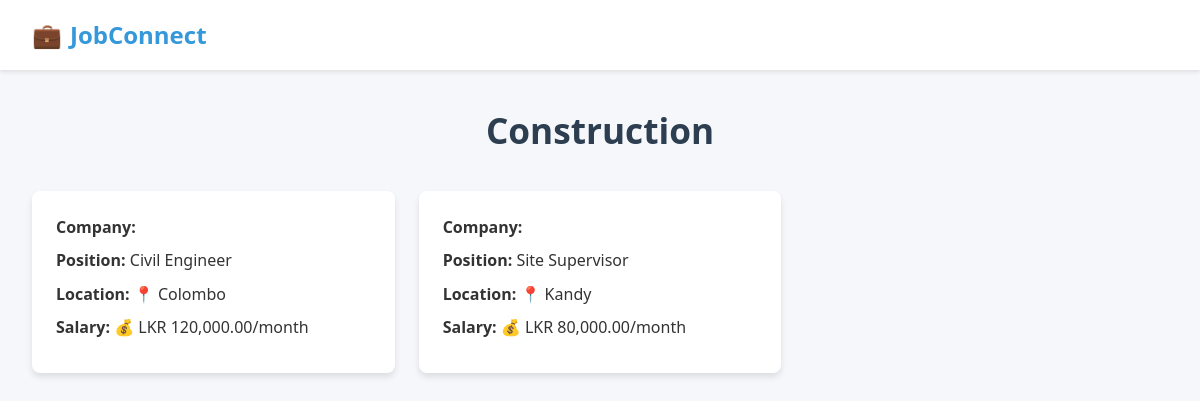
Screenshot of /customer/jobfield.php?field_id=28 with the database file from the repository.
### tables this page shows
CREATE TABLE `field` (
  `field_id` int(11) NOT NULL,
  `field_name` varchar(255) NOT NULL
);

CREATE TABLE `job` (
  `job_id` int(11) NOT NULL,
  `job_field` int(11) DEFAULT NULL,
  `job_role` varchar(255) NOT NULL,
  `company_name` varchar(255) DEFAULT NULL,
  `branch` varchar(255) DEFAULT NULL,
  `reg_no` varchar(50) DEFAULT NULL,
  `location` text DEFAULT NULL,
  `phone` varchar(20) DEFAULT NULL,
  `salary` decimal(10,2) DEFAULT NULL,
  `requirements` text DEFAULT NULL,
  `description` text DEFAULT NULL,
  `deadline` datetime DEFAULT NULL,
  `post` datetime NOT NULL DEFAULT current_timestamp() ON UPDATE current_timestamp()
);

### customer/jobfield.php (the view, shortened to what this page needs)
<?php
require_once "../connect.php";
$field_id = isset($_GET['field_id']) ? intval($_GET['field_id']) : 0;
$field_query = "SELECT field_name FROM field WHERE field_id = $field_id";
$field_result = $con->query($field_query);
$field_name = ($field_result && $field_result->num_rows > 0) ? $field_result->fetch_assoc()['field_name'] : 'Unknown Field';
$jobs_query = "SELECT j.job_id, j.job_role, j.location, j.salary, j.company_name
               FROM job j
               WHERE j.job_field = $field_id";
$jobs_result = $con->query($jobs_query);
?>
<!DOCTYPE html>
<html lang="en">
<head>
    <link href="customerhome.css" rel="stylesheet">
</head>
<body>
    <header class="main-header">
        <div class="header-container">
            <div class="logo-container">
                <a href="customerhome.php" class="brand-logo">
                    <span class="icon">💼</span>
                    <span>JobConnect</span>
                </a>
            </div>
        </div>
    </header>
    <main class="main-content">
        <div class="page-header-content">
            <h1 class="page-title"><?php echo htmlspecialchars($field_name); ?></h1>
        </div>
        <section>
            <div class="job-grid-container">
                <div class="job-grid">
                    <?php if ($jobs_result && $jobs_result->num_rows > 0) {
                        while ($job = $jobs_result->fetch_assoc()) { ?>
                            <a href="job.php?job_id=<?php echo $job['job_id']; ?>" class="job-card-link">
                                <div class="job-card">
                                    <div class="job-card-content">
                                        <p><strong>Company:</strong> <?php echo htmlspecialchars($job['company_name']); ?></p>
                                        <p><strong>Position:</strong> <?php echo htmlspecialchars($job['job_role']); ?></p>
                                        <p><strong>Location:</strong> 📍 <?php echo htmlspecialchars($job['location']); ?></p>
                                        <p><strong>Salary:</strong> 💰 LKR <?php echo number_format($job['salary'], 2); ?>/month</p>
                                    </div>
                                </div>
                            </a>
                        <?php }
                    } ?>
                </div>
            </div>
        </section>
    </main>
</body>
</html>

### customer/customerhome.css (style rules this page uses)
:root { --primary-color: #3498db; --primary-dark: #2980b9; --secondary-color: #2c3e50; --success-color: #2ecc71; --danger-color: #e74c3c; --warning-color: #f39c12; --text-color: #333333; --light-text: #7f8c8d; --bg-color: #f5f7fa; --card-bg: #ffffff; --border-color: #dfe4ea; --shadow: 0 4px 6px rgba(0, 0, 0, 0.1); --radius: 8px; --transition: all 0.3s ease; }
* { box-sizing: border-box; margin: 0; padding: 0; }
body { font-family: 'Segoe UI', Tahoma, Geneva, Verdana, sans-serif; background-color: var(--bg-color); color: var(--text-color); line-height: 1.6; }
.main-header { background-color: var(--card-bg); box-shadow: 0 2px 4px rgba(0, 0, 0, 0.1); position: sticky; top: 0; z-index: 100; }
.header-container { display: flex; justify-content: space-between; align-items: center; padding: 1rem 2rem; max-width: 1200px; margin: 0 auto; }
.logo-container { display: flex; align-items: center; }
.brand-logo { display: flex; align-items: center; text-decoration: none; color: var(--primary-color); font-weight: bold; font-size: 1.5rem; }
.brand-logo .icon { margin-right: 0.5rem; font-size: 1.5rem; }
.main-content { max-width: 1200px; margin: 0 auto; padding: 2rem; }
.page-header-content { margin-bottom: 2rem; text-align: center; }
.page-title { font-size: 2.2rem; color: var(--secondary-color); margin-bottom: 1rem; }
.job-grid-container { margin-top: 2rem; }
.job-grid { display: grid; grid-template-columns: repeat(auto-fill, minmax(280px, 1fr)); gap: 1.5rem; }
.job-card-link { text-decoration: none; color: inherit; display: block; transition: var(--transition); }
.job-card { background-color: var(--card-bg); border-radius: var(--radius); box-shadow: var(--shadow); padding: 1.5rem; transition: var(--transition); height: 100%; }
.job-card-content { color: var(--text-color); }
.job-card-content p { margin-bottom: 0.5rem; }

### rows the page displays
field: field_name "Construction"
job: job_role "Civil Engineer", location "Colombo", salary "120,000.00"
job: job_role "Site Supervisor", location "Kandy", salary "80,000.00"
